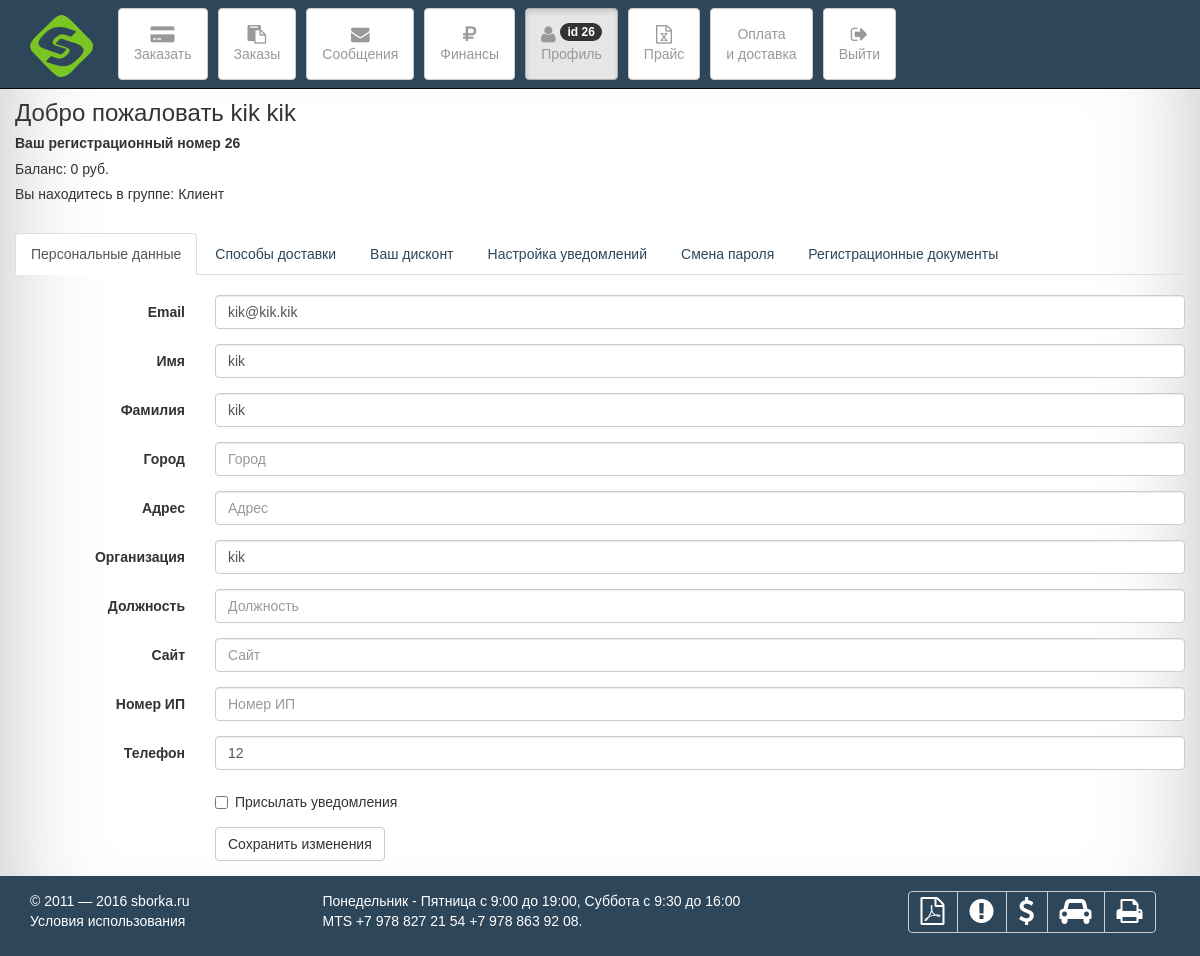
Page /pages/profile.php (signed in) on the earlier database version.
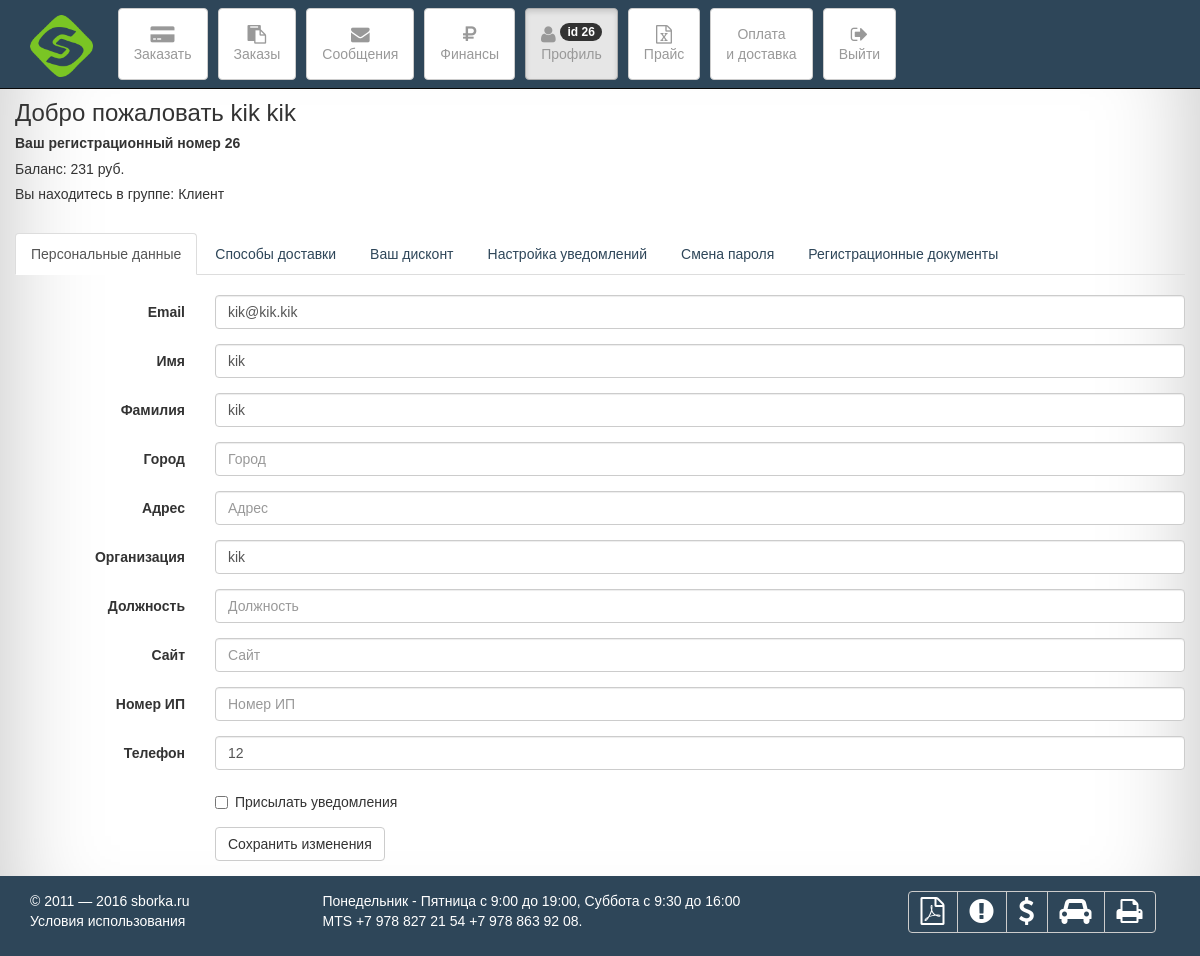
Same page on the later database version.
### tables this page shows
CREATE TABLE IF NOT EXISTS `client` (
  `id_client` int(10) NOT NULL,
  `id_chat` int(10) NOT NULL,
  `city_client` varchar(30) DEFAULT NULL,
  `main_phone_number_client` int(15) DEFAULT NULL,
  `adress_client` varchar(50) DEFAULT NULL,
  `organization_client` varchar(50) DEFAULT NULL,
  `post_client` varchar(20) DEFAULT NULL,
  `site_client` varchar(50) DEFAULT NULL,
  `numberIP_client` int(15) DEFAULT NULL,
  `notice_cliene` enum('yes','no') DEFAULT 'no',
  `score_client` float NOT NULL DEFAULT '0'
);

### pages/profile.php (called while the page is built, shortened)
<?php
  require_once "start.php";
  require_once "blocks/mainmenu.php";
  require_once "blocks/mainprofile.php";
  require_once "blocks/footer.php";
?>

### lib/functions.php (called while the page is built, shortened)
<?php
$mysqli = false;
function getArrayClient($id){
  global $mysqli;
  $result_set = $mysqli -> query("SELECT * FROM `client` WHERE `id_client` = '$id'");
  return $result_set -> fetch_assoc();
}
?>

### pages/blocks/mainprofile.php (the view, shortened to what the changed rows need)
<br>
<br>
<br>
<br>
<?php
  $id = $_SESSION["id"];
  $result = $mysqli->query("SELECT * FROM user WHERE `id_user`='$id'");
  $user_TBD =$result -> fetch_assoc();
  $client_TBD = getArrayClient($_SESSION["id"]);
 ?>
<div class="container">
  <div class="row">
    <h3>Добро пожаловать <?php echo $user_TBD["name_user"]." ".$user_TBD["lastname_user"]; ?> </h3>
    <h5><b>Ваш регистрационный номер <?php echo $_SESSION["id"]; ?></b></h5>
    <h5>Баланс: <?php echo $client_TBD["score_client"]; ?> руб.</h5>
    <h5>Вы находитесь в группе: Клиент</h5>
    <br>
      <ul class="nav nav-tabs">
        <li class="active"><a href="#profiledata" data-toggle="tab">Персональные данные</a></li>
        <li><a href="#delivery" data-toggle="tab">Способы доставки</a></li>
        <li><a href="#discount" data-toggle="tab">Ваш дисконт</a></li>
        <li><a href="#messages" data-toggle="tab">Настройка уведомлений</a></li>
        <li><a href="#pass" data-toggle="tab">Смена пароля</a></li>
        <li><a href="#regdocument" data-toggle="tab">Регистрационные документы</a></li>
      </ul>
      <div class="tab-content">
        <div class="tab-pane fade in active" id="profiledata">
          <br>
          <form class="form-horizontal" role="form" method="post">
            <div class="form-group">
              <div class="col-sm-10">
                <input type="text" class="form-control" id="inputNameagent" placeholder="Организация" value="<?php echo $client_TBD["organization_client"]; ?>" name="nameagent">
              </div>
            </div>
            <div class="form-group">
              <div class="col-sm-10">
                <input type="text" class="form-control" id="inputTelephone" placeholder="Телефон" value="<?php echo $client_TBD["main_phone_number_client"]; ?>" name="maintelephone">
              </div>
            </div>
            <div class="form-group">
              <div class="col-sm-offset-2 col-sm-10">
                <div class="checkbox">
                  <label>
                    <input type="checkbox" name="notice" value="yes" <?php if($client_TBD["notice_cliene"] == "yes") echo "checked";?>> Присылать уведомления
                  </label>
                </div>
              </div>
            </div>
          </form>
        </div>
      </div>
  </div>
</div>

Differences in the rows shown:
changed client "kik": score_client "0" → "231"
